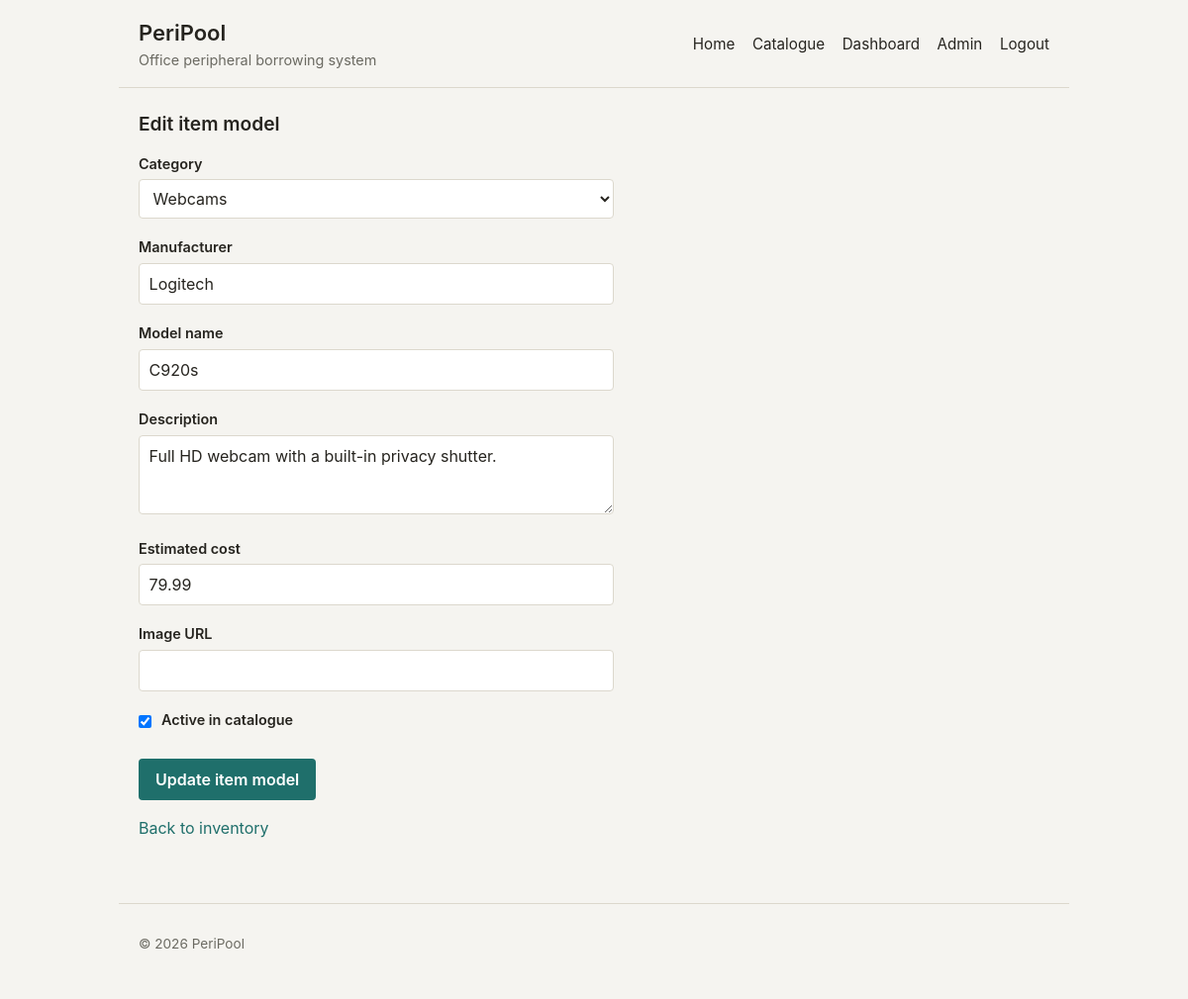
/admin/item-models/14/edit (signed in), run on an earlier commit of the app's database.
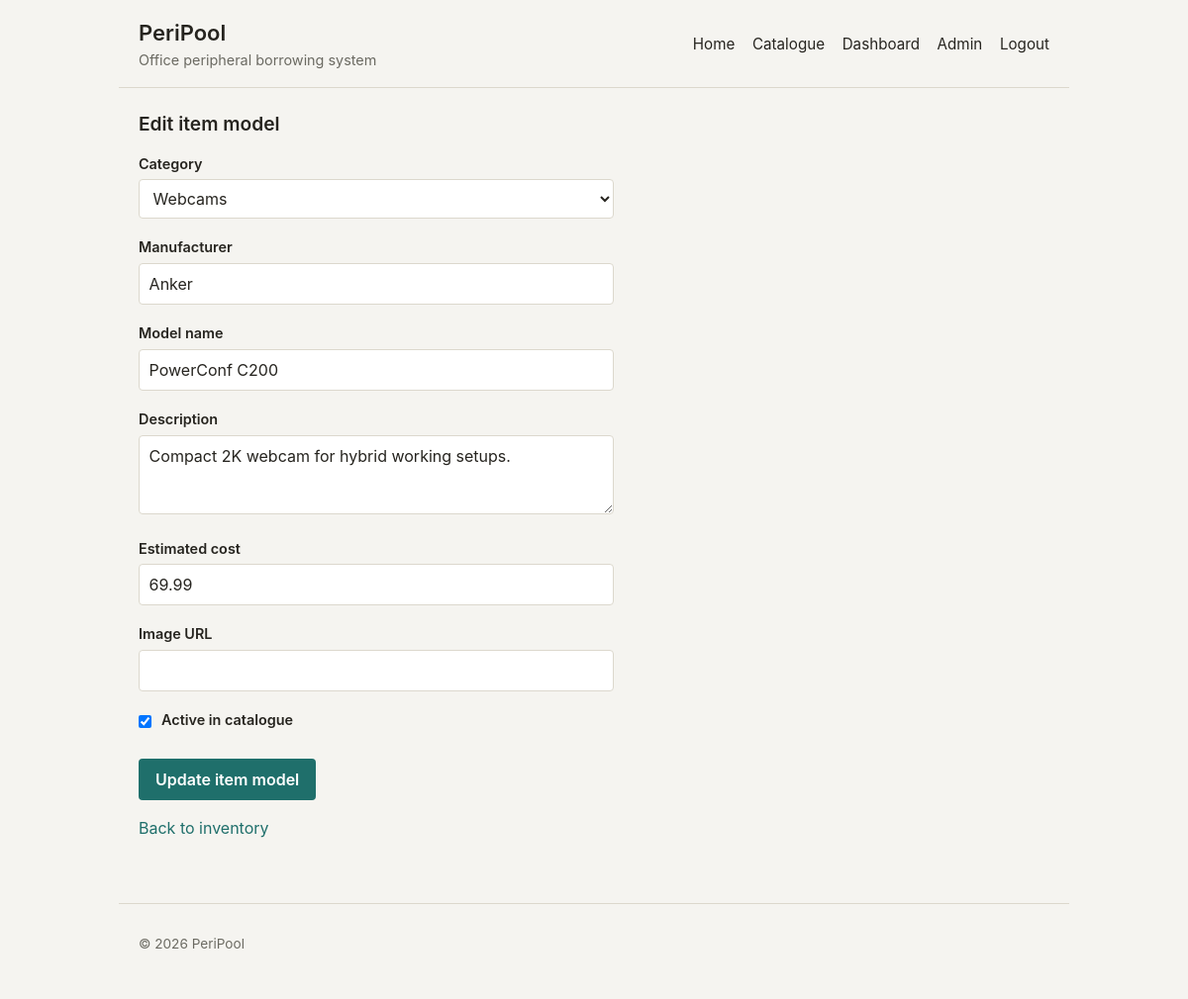
And on a later commit of the database.
### app/models.py (models this page shows, shortened)
class ItemModel(db.Model):
    __tablename__ = "item_models"
    id = db.Column(db.Integer, primary_key=True)
    category_id = db.Column(db.Integer, db.ForeignKey("categories.id"), nullable=False)
    manufacturer = db.Column(db.String(100), nullable=False)
    model_name = db.Column(db.String(150), nullable=False)
    description = db.Column(db.Text)
    cost = db.Column(db.Numeric(10, 2))
    image_url = db.Column(db.String(500))
    is_active = db.Column(db.Boolean, nullable=False, default=True)
    created_at = db.Column(db.DateTime, nullable=False, default=get_utc_now)
    updated_at = db.Column(
        db.DateTime,
        nullable=False,
        default=get_utc_now,
        onupdate=get_utc_now
    )
    category = db.relationship("Category", back_populates="item_models")
    item_units = db.relationship("ItemUnit", back_populates="item_model")
    reviews = db.relationship("ItemReview", back_populates="item_model")
    __table_args__ = (
        db.UniqueConstraint(
            "manufacturer",
            "model_name",
            name="uq_item_models_manufacturer_model_name"
        ),
    )

### app/blueprints/admin.py (the view, shortened to what this page needs)
@admin.route('/item-models/new', methods=['GET', 'POST'])
@admin.route('/item-models/<int:item_model_id>/edit', methods=['GET', 'POST'])
@admin_required
def item_model_form(item_model_id=None):
    item_model = db.get_or_404(ItemModel, item_model_id) if item_model_id else None
    categories = Category.query.order_by(Category.name).all()
    if not categories:
        flash('Create a category before adding an item model.', 'warning')
        return redirect(url_for('admin.inventory'))
    form = ItemModelForm(obj=item_model, item_model_id=item_model_id)
    form.category_id.choices = [(category.id, category.name) for category in categories]
    return render_template('admin_item_model_form.html', form=form, item_model=item_model)

### app/forms.py (shortened to what this page needs)
class ItemModelForm(FlaskForm):
    category_id = SelectField('Category', coerce=int, validators=[DataRequired()], render_kw={'required': True})
    manufacturer = StringField(
        'Manufacturer',
        filters=[_strip],
        validators=[DataRequired(message='Manufacturer and model name are required.'), Length(max=100)],
        render_kw={'required': True}
    )
    model_name = StringField(
        'Model name',
        filters=[_strip],
        validators=[DataRequired(message='Manufacturer and model name are required.'), Length(max=150)],
        render_kw={'required': True}
    )
    description = TextAreaField('Description', filters=[_strip])
    cost = DecimalField(
        'Estimated cost',
        validators=[Optional(), NumberRange(min=0, message='Cost cannot be negative.')]
    )
    image_url = StringField('Image URL', filters=[_strip], validators=[Optional(), Length(max=500)])
    is_active = BooleanField('Active in catalogue', default=True)
    def __init__(self, *args, item_model_id=None, **kwargs):
        super().__init__(*args, **kwargs)
        self.item_model_id = item_model_id

### app/forms.py (called while the page is built)
def _strip(value):
    return value.strip() if value else value

### app/templates/admin_item_model_form.html (shortened to what this page needs)
{% extends "base.html" %}
{% from "macros.html" import render_field %}
{% block content %}
<section>
    {% if item_model %}
        <h2>Edit item model</h2>
    {% else %}
        <h2>Add item model</h2>
    {% endif %}
    <form method="post">
        {{ render_field(form.category_id) }}
        {{ render_field(form.manufacturer) }}
        {{ render_field(form.model_name) }}
        {{ render_field(form.description) }}
        {{ render_field(form.cost) }}
        {{ render_field(form.image_url) }}
        <p>
            <label>
                {{ form.is_active() }}
                Active in catalogue
            </label>
        </p>
        <button type="submit">
            {% if item_model %}Update item model{% else %}Create item model{% endif %}
        </button>
    </form>
    <p>
        <a href="{{ url_for('admin.inventory') }}">Back to inventory</a>
    </p>
</section>
{% endblock %}

### app/templates/macros.html (shortened to what this page needs)
{% macro render_field(field) %}
    <p>
        {{ field.label }}<br>
        {{ field() }}
    </p>
{% endmacro %}

What changed in the data, as far as the page shows it:
changed ItemModel "Webcams": manufacturer "Logitech" → "Anker"; model_name "C920s" → "PowerConf C200"; description "Full HD webcam with a built-in privacy shutter." → "Compact 2K webcam for hybrid working setups."; cost "79.99" → "69.99"
